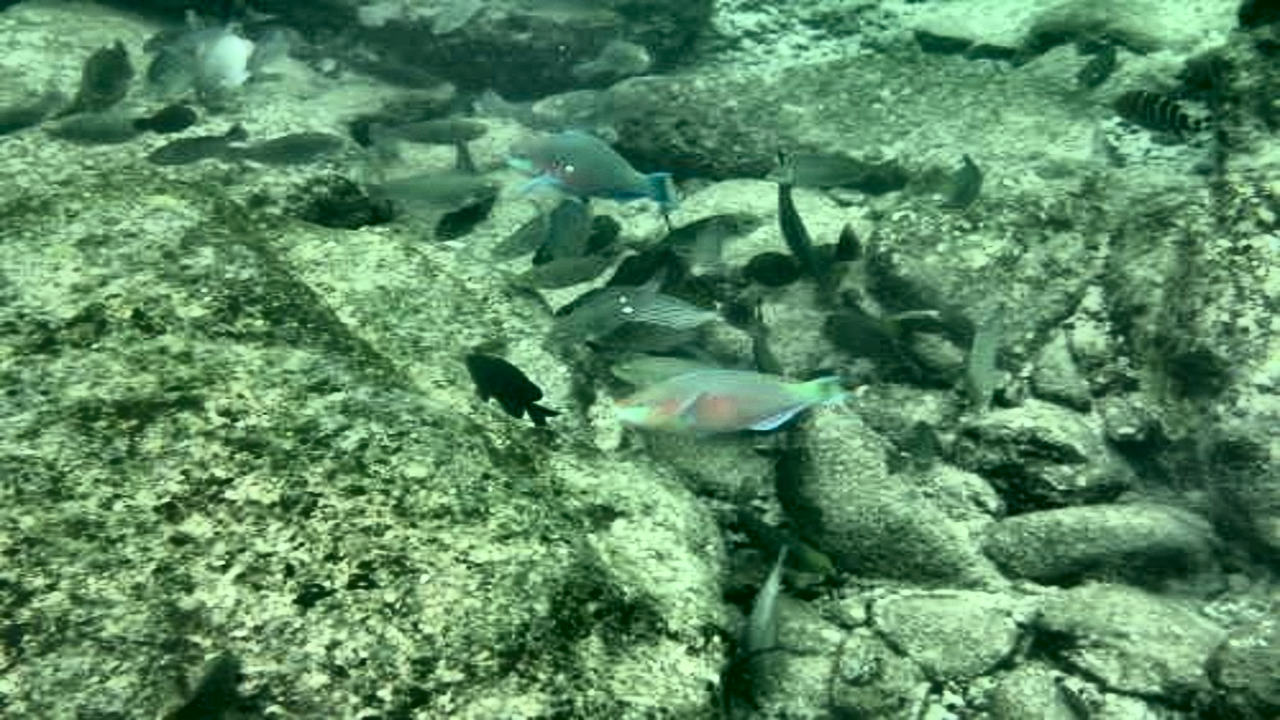
#> input picture ce_real/600_img_.png, 1280 x 720 px; its folder holds only this picture in this run
$ python -i ACE.py   (imports and definitions only)
#> lines starting #> are read from the running program, lines starting #| are printed output that depends on the picture
import cv2
import numpy as np
import math
import os

def stretchImage(data, s=0.005, bins = 2000):    #线性拉伸，去掉最大最小0.5%的像素值，然后线性拉伸至[0,1]
    ht = np.histogram(data, bins);
    d = np.cumsum(ht[0])/float(data.size)
    lmin = 0; lmax=bins-1
    while lmin<bins:
        if d[lmin]>=s:
            break
        lmin+=1
    while lmax>=0:
        if d[lmax]<=1-s:
            break
        lmax-=1
    return np.clip((data-ht[1][lmin])/(ht[1][lmax]-ht[1][lmin]), 0,1)

g_para = {}
def getPara(radius = 5):                        #根据半径计算权重参数矩阵
    global g_para
    m = g_para.get(radius, None)
    if m is not None:
        return m
    size = radius*2+1
    m = np.zeros((size, size))
    for h in range(-radius, radius+1):
        for w in range(-radius, radius+1):
            if h==0 and w==0:
                continue
            m[radius+h, radius+w] = 1.0/math.sqrt(h**2+w**2)
    m /= m.sum()
    g_para[radius] = m
    return m

def zmIce(I, ratio=4, radius=300):                     #常规的ACE实现
    para = getPara(radius)
    height,width = I.shape
    zh,zw = [0]*radius + [x for x in range(height)] + [height-1]*radius, [0]*radius + [x for x in range(width)]  + [width -1]*radius
    Z = I[np.ix_(zh, zw)]
    res = np.zeros(I.shape)
    for h in range(radius*2+1):
        for w in range(radius*2+1):
            if para[h][w] == 0:
                continue
            res += (para[h][w] * np.clip((I-Z[h:h+height, w:w+width])*ratio, -1, 1))
    return res

def zmIceFast(I, ratio, radius):                #单通道ACE快速增强实现
    height, width = I.shape[:2]
    if min(height, width) <=2:
        return np.zeros(I.shape)+0.5
    Rs = cv2.resize(I, ((width+1)//2, (height+1)//2))
    Rf = zmIceFast(Rs, ratio, radius)             #递归调用
    Rf = cv2.resize(Rf, (width, height))
    Rs = cv2.resize(Rs, (width, height))

    return Rf+zmIce(I,ratio, radius)-zmIce(Rs,ratio,radius)

def zmIceColor(I, ratio=4, radius=3):               #rgb三通道分别增强，ratio是对比度增强因子，radius是卷积模板半径
    res = np.zeros(I.shape)
    for k in range(3):
        res[:,:,k] = stretchImage(zmIceFast(I[:,:,k], ratio, radius))
    return res

# [9 lines not run here, left out]

>>> import cv2
>>> picture = cv2.imread('../ce_real/600_img_.png')
#> picture is the input picture: shape (720, 1280, 3); mean B, G, R 100, 138.9, 92.3
>>> result = zmIceColor(picture)
#> the loop in zmIceColor, `for k in range(3):` made 3 passes
#> pass 1, in zmIceFast, `Rs = cv2.resize(I, ((width+1)//2, (height+1)//2))`:
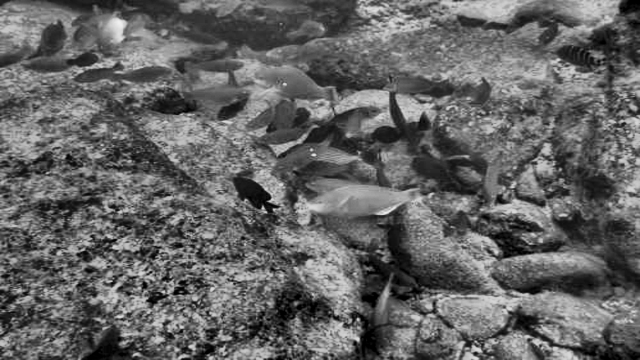
#> Rs: shape (360, 640); min 0, max 239, mean 100.1
#> pass 1, in zmIceFast (call 2), `Rs = cv2.resize(I, ((width+1)//2, (height+1)//2))`:
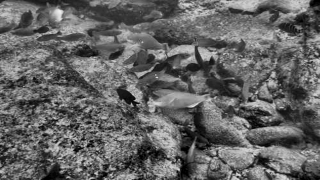
#> Rs: shape (180, 320); min 0, max 239, mean 100.3
#> pass 1, in zmIceFast (call 3), `Rs = cv2.resize(I, ((width+1)//2, (height+1)//2))`:
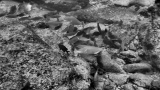
#> Rs: shape (90, 160); min 0, max 234, mean 100.4
#> pass 1, in zmIceFast (call 4), `Rs = cv2.resize(I, ((width+1)//2, (height+1)//2))`:
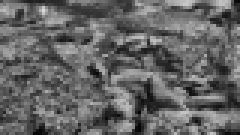
#> Rs: shape (45, 80) (shown 3 times larger); min 4, max 216, mean 100.5
#> after the loop in zmIceColor, `for k in range(3):`:
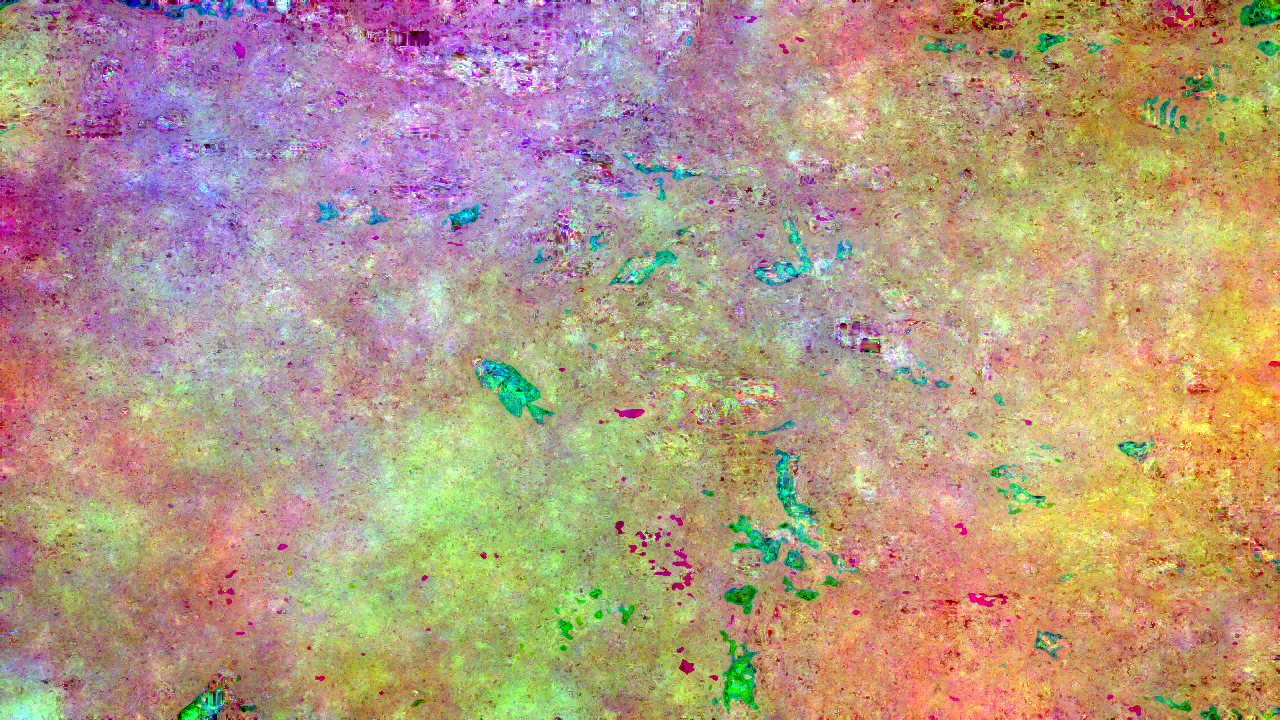
#> res: shape (720, 1280, 3) float64; mean B, G, R 0.52, 0.607, 0.707

$ run again, on ce_real/823_img_.png
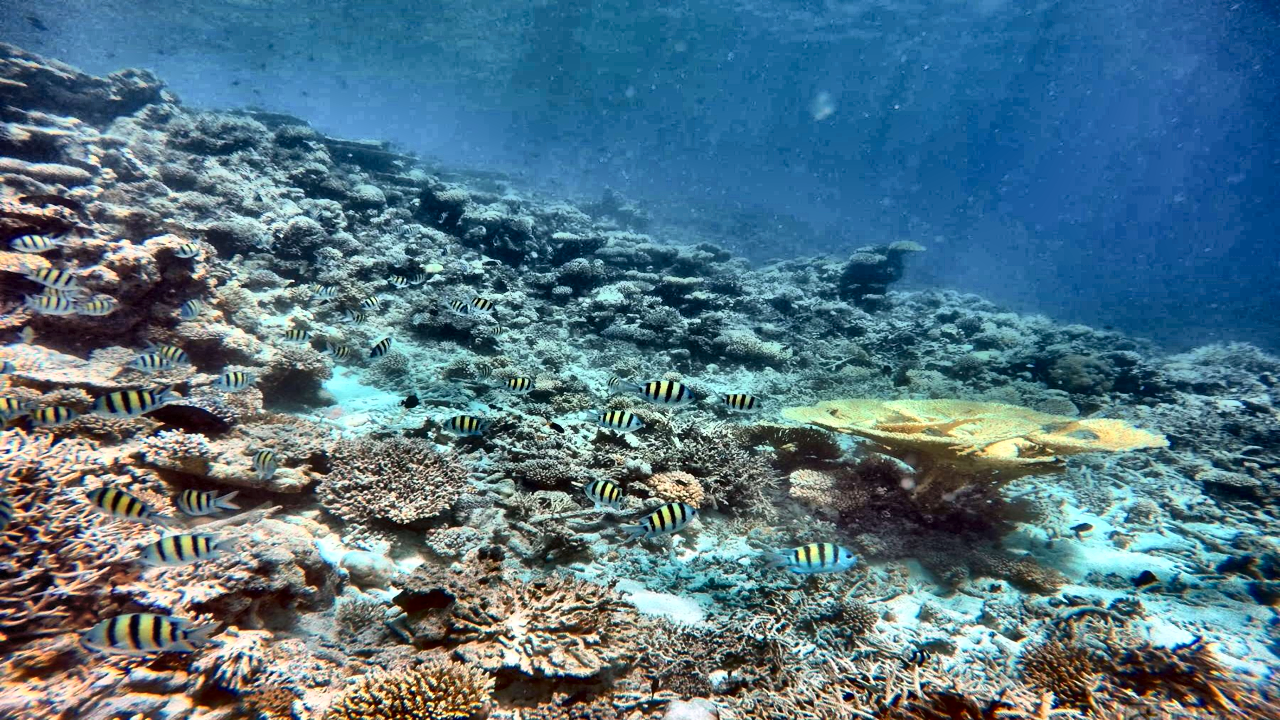
#> input picture ce_real/823_img_.png, 1280 x 720 px
#> picture is the input picture: shape (720, 1280, 3); mean B, G, R 131.6, 116.4, 84.4
#> the loop in zmIceColor, `for k in range(3):` made 3 passes
#> pass 1, in zmIceFast (call 4), `Rs = cv2.resize(I, ((width+1)//2, (height+1)//2))`:
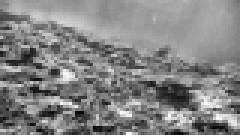
#> Rs: shape (45, 80) (shown 3 times larger); min 4, max 253, mean 132.1
#> after the loop in zmIceColor, `for k in range(3):`:
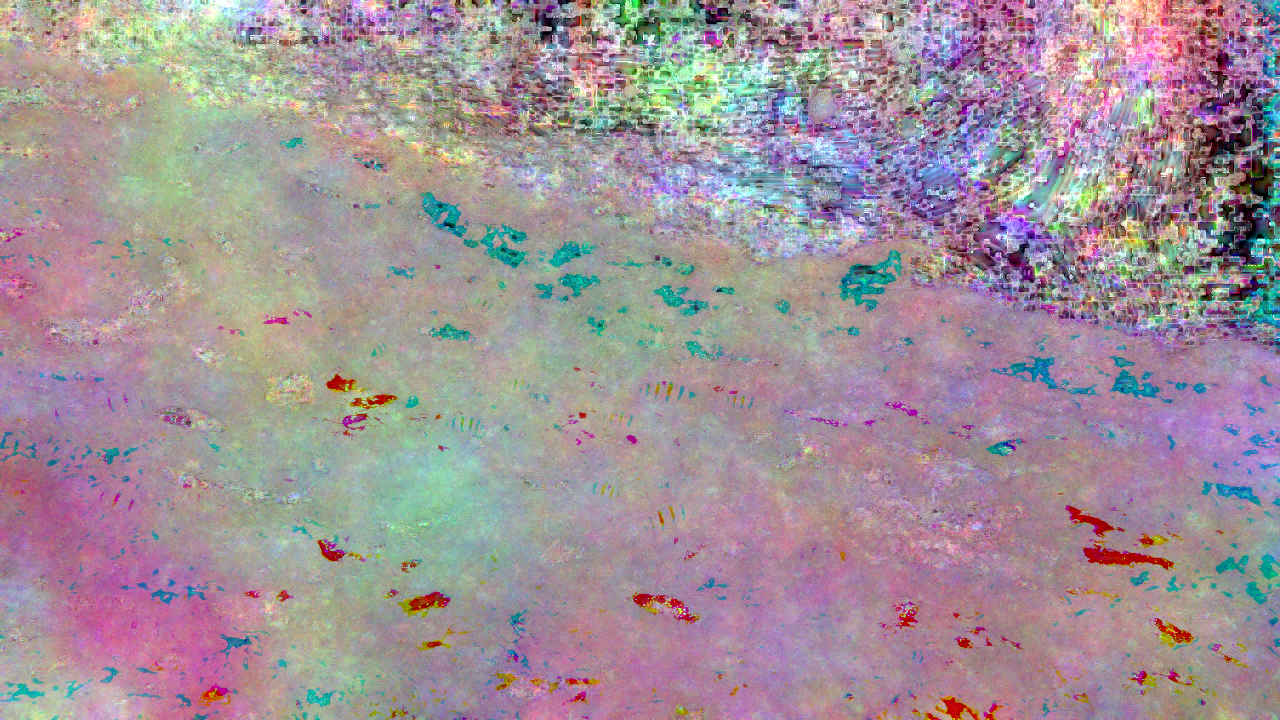
#> res: shape (720, 1280, 3) float64; mean B, G, R 0.602, 0.573, 0.633

$ run again, on ce_real/616.png
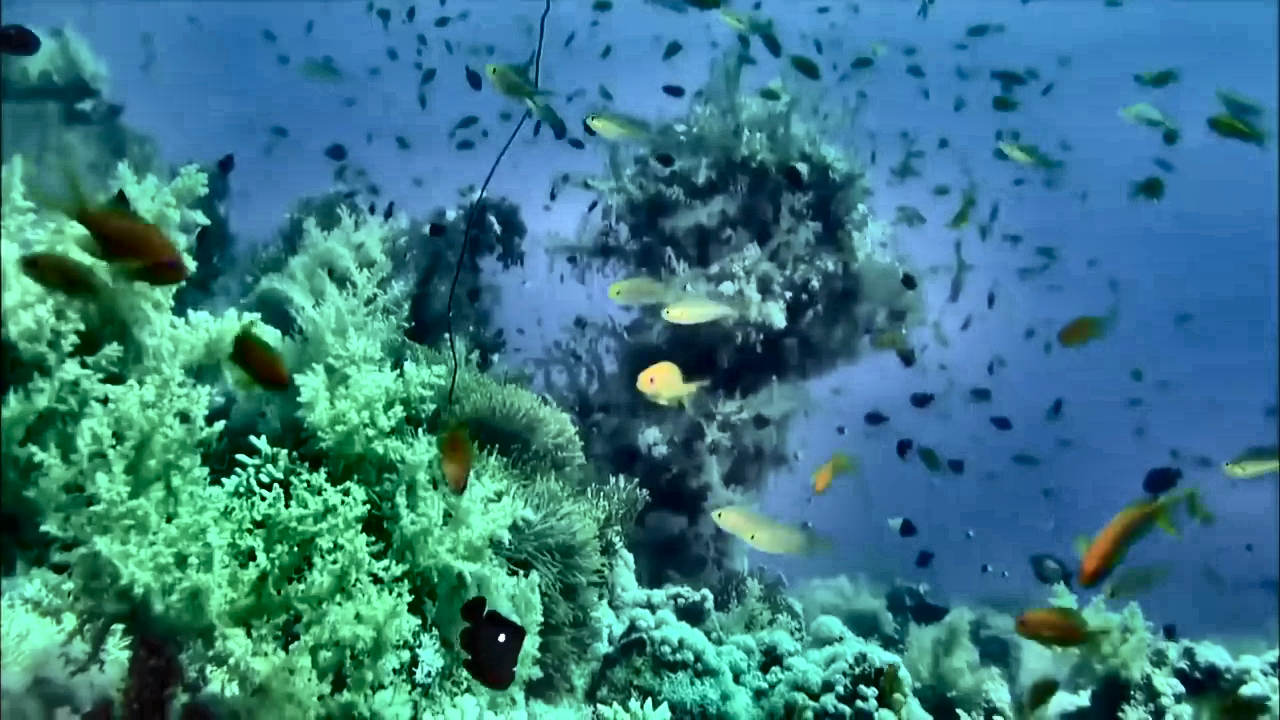
#> input picture ce_real/616.png, 1280 x 720 px
#> picture is the input picture: shape (720, 1280, 3); mean B, G, R 134.2, 122.3, 57.5
#> the loop in zmIceColor, `for k in range(3):` made 3 passes
#> pass 1, in zmIceFast (call 4), `Rs = cv2.resize(I, ((width+1)//2, (height+1)//2))`:
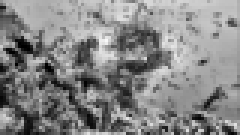
#> Rs: shape (45, 80) (shown 3 times larger); min 0, max 248, mean 134.7
#> after the loop in zmIceColor, `for k in range(3):`:
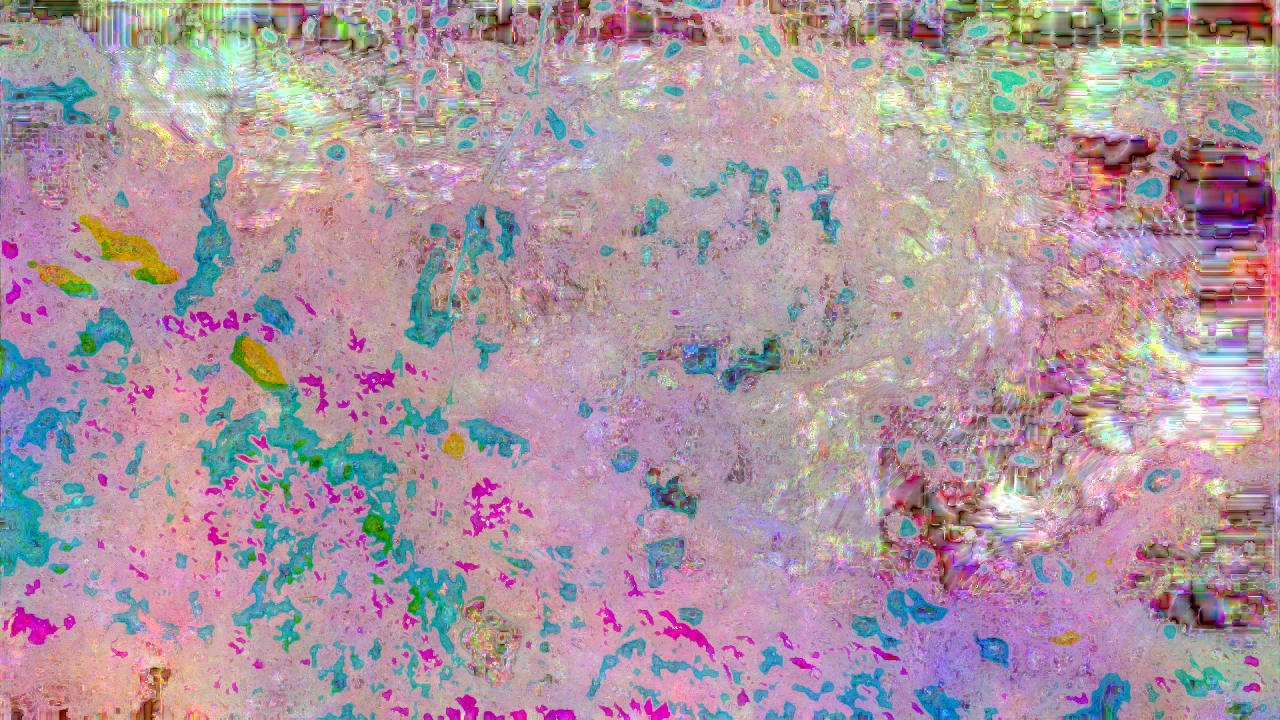
#> res: shape (720, 1280, 3) float64; mean B, G, R 0.634, 0.591, 0.677

$ run again, on ce_real/866.png
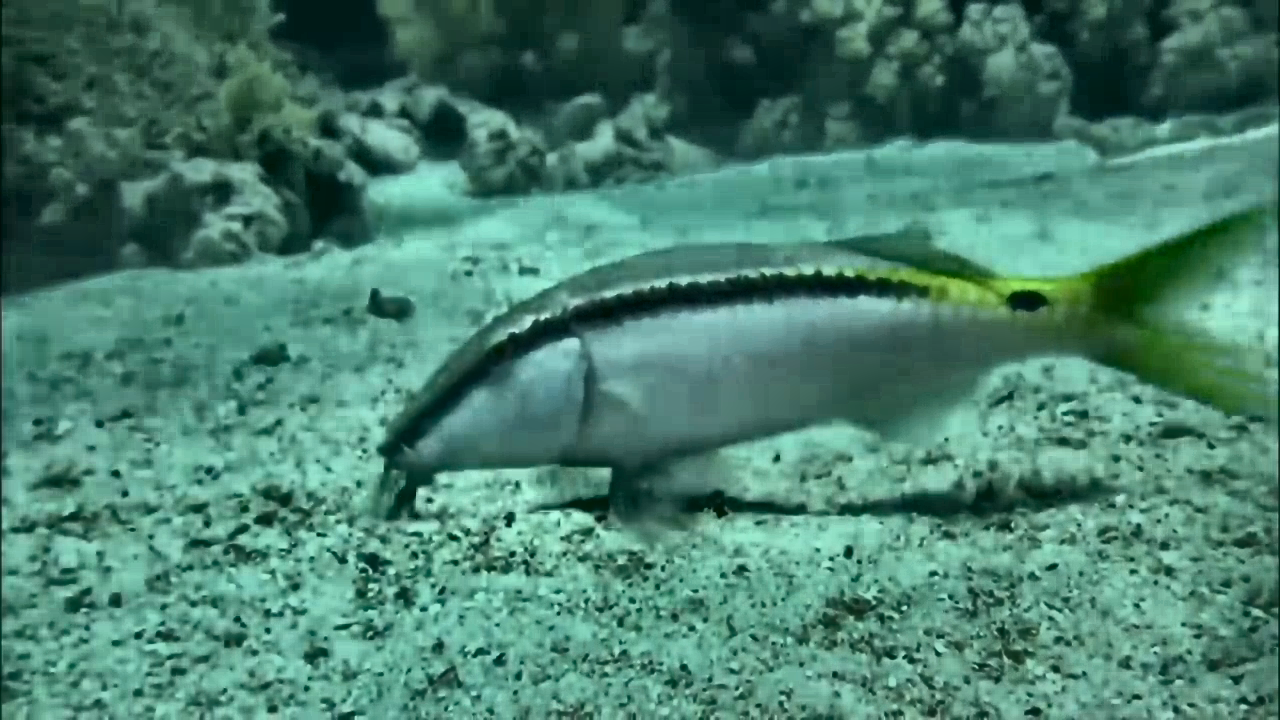
#> input picture ce_real/866.png, 1280 x 720 px
#> picture is the input picture: shape (720, 1280, 3); mean B, G, R 110.6, 127.5, 72.9
#> the loop in zmIceColor, `for k in range(3):` made 3 passes
#> pass 1, in zmIceFast (call 4), `Rs = cv2.resize(I, ((width+1)//2, (height+1)//2))`:
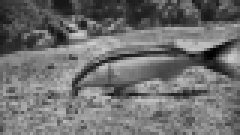
#> Rs: shape (45, 80) (shown 3 times larger); min 0, max 205, mean 111.1
#> after the loop in zmIceColor, `for k in range(3):`:
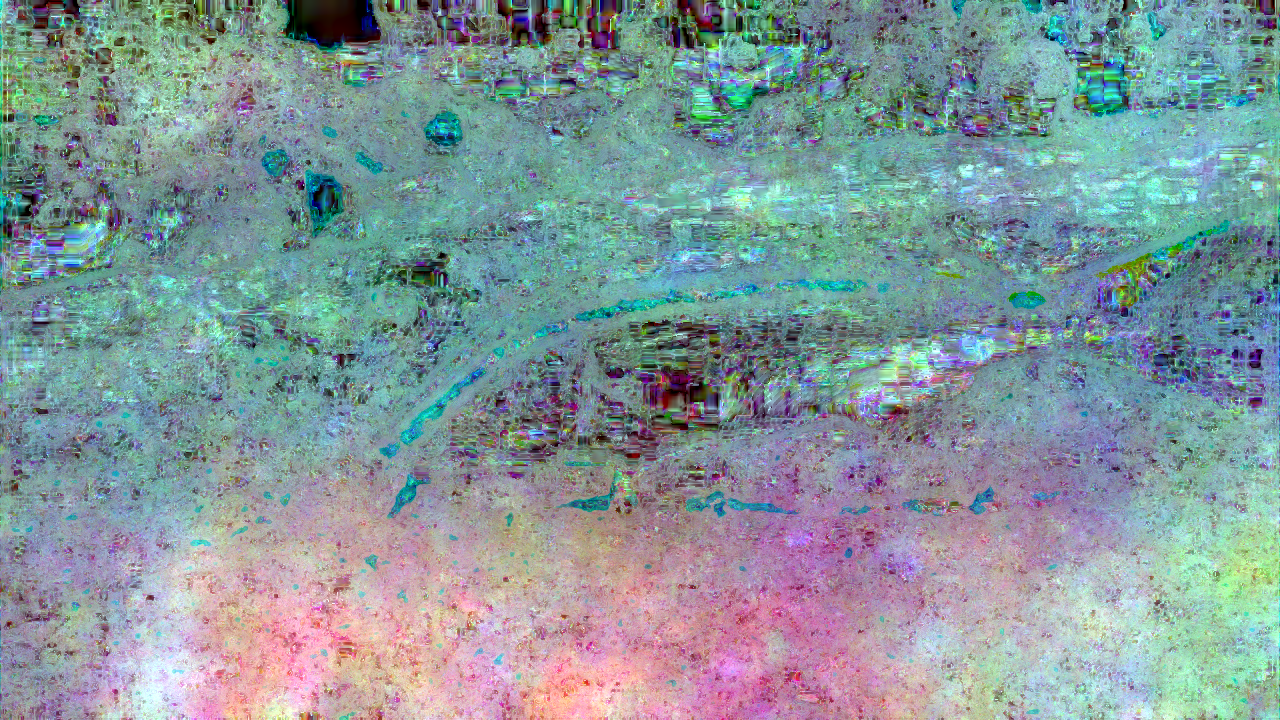
#> res: shape (720, 1280, 3) float64; mean B, G, R 0.61, 0.597, 0.522
